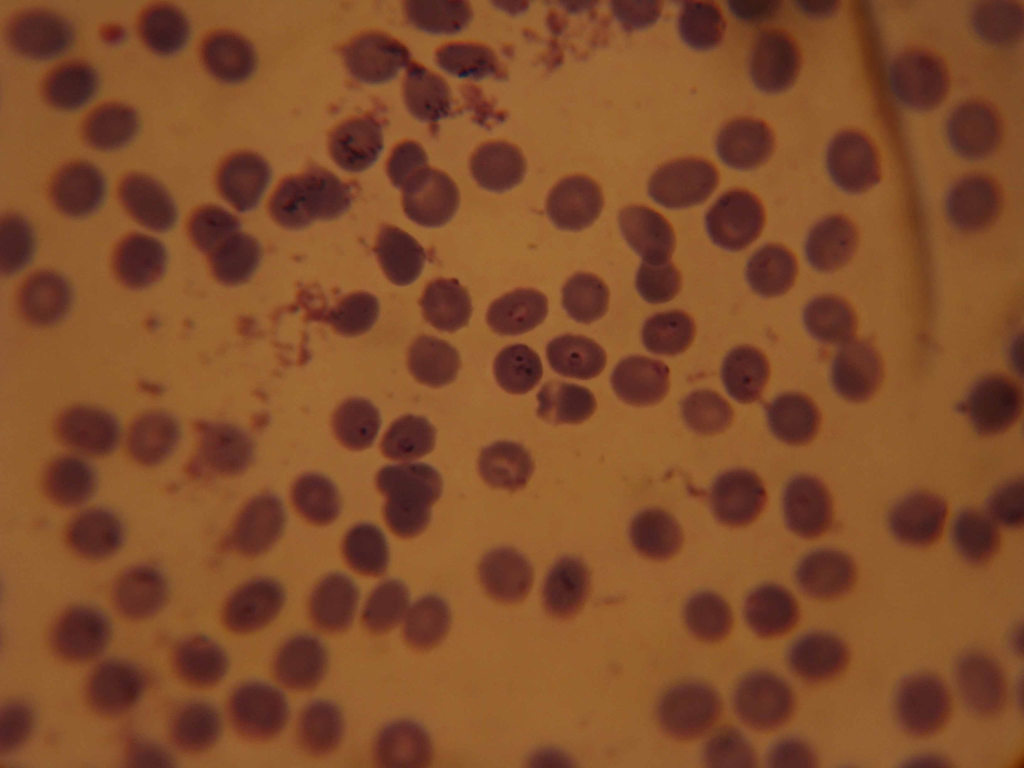
#> input picture source codes/malaria infected rbc/malaria images/30223252_494225391016506_1564046843_o.jpg, 2048 x 1536 px, given in place of BloodImage_00023.jpg, which was not available (shown at 1/2 size)
$ python code0.py   (older library calls are emulated)
#> lines starting #> are read from the running program, lines starting #| are printed output that depends on the picture; after the words box and inside, x2 and y2 are one past the last pixel; in counts of white or black regions, pixels touching at a corner belong together; pictures that were not available may be replaced by others from this repository, and a replacement may not be noted
import cv2
import numpy as np


#best is 00022.jpg

#image: image of blood sample
#image_bw: black and white image of blood sample
image = cv2.imread("../BCCD/JPEGImages/BloodImage_00023.jpg", 1)
#> image is the input picture: shape (1536, 2048, 3); mean B, G, R 42.7, 77.5, 129.7
image_bw = cv2.imread("../BCCD/JPEGImages/BloodImage_00001.jpg", 0)
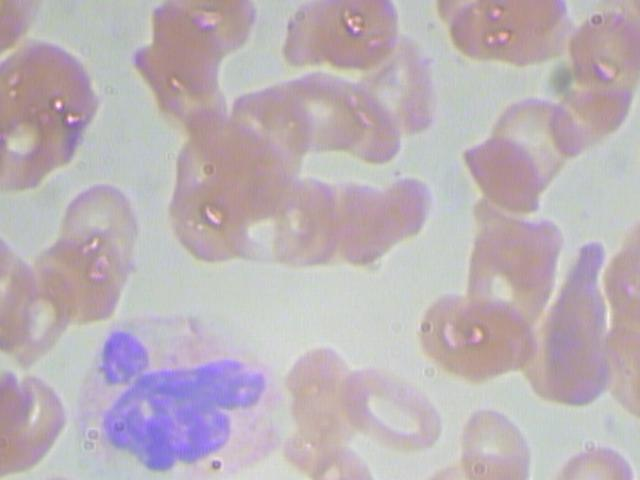
#> input picture source codes/my wbc/BloodImage_00001.jpg, 640 x 480 px, found by its file name
#> image_bw: shape (480, 640); min 117, max 245, mean 181


#Gaussian filter to remove noise
blur = cv2.GaussianBlur(image[:,:,1], (5,5), 0)
#Binarizing the image in black and white region based on intensity decided by otsu
_, otsu =cv2.threshold(blur, 0, 255, cv2.THRESH_BINARY_INV+cv2.THRESH_OTSU)
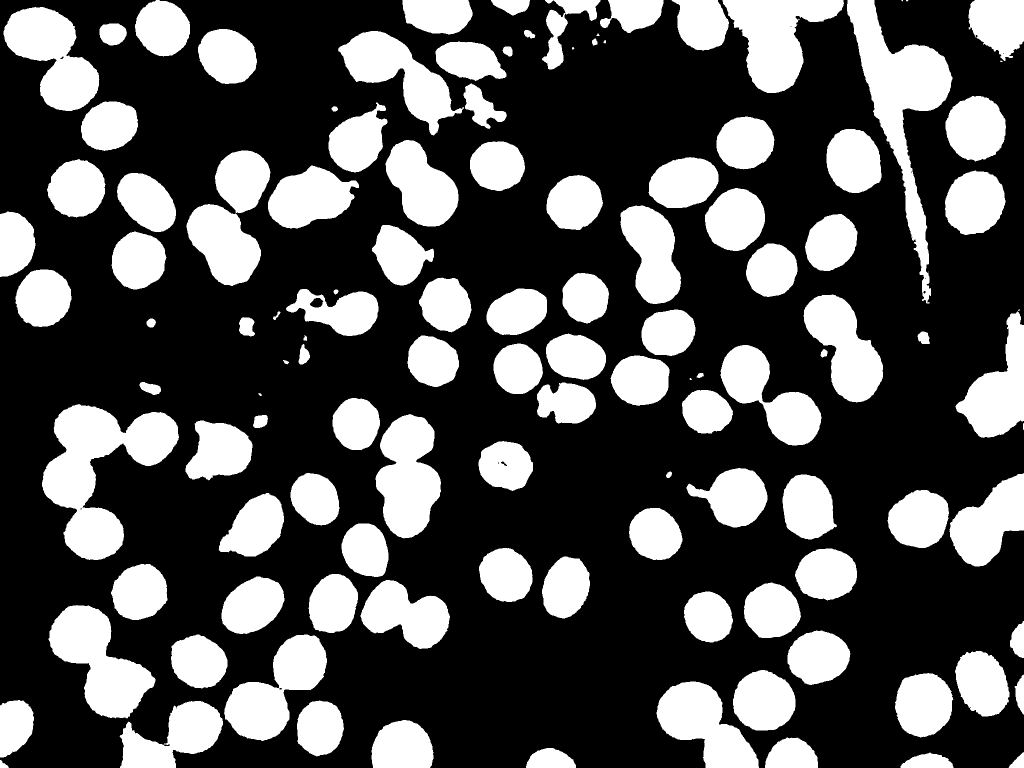
#> otsu: shape (1536, 2048) (shown at 1/2 size); 32% white; 122 white regions (8 under 20 px), largest, box (x1, y1, x2, y2) and area: (84, 808, 358, 1120) 39257, (1694, 0, 1905, 607) 35746, (97, 1210, 311, 1437) 24333

cv2.imshow("otsu", otsu)

#kernel: kernel for erosion
#erosion used to remove or add boundaru to image objects
kernel = np.ones((3,3),np.uint8)
erosion = cv2.erode(otsu,kernel,iterations = 5)
#> erosion: shape (1536, 2048); 24.8% white; 112 white regions (4 under 20 px), largest, box (x1, y1, x2, y2) and area: (1699, 0, 1898, 528) 26669, (90, 815, 352, 1012) 23456, (1451, 0, 1682, 181) 19987


#blue: blue channel
blue = image.copy()
blue[:,:,1]=0
blue[:,:,2]=0
#cv2.imshow("blue", blue)

#green: green channel
green = image.copy()
green[:,:,0]=0
green[:,:,2]=0
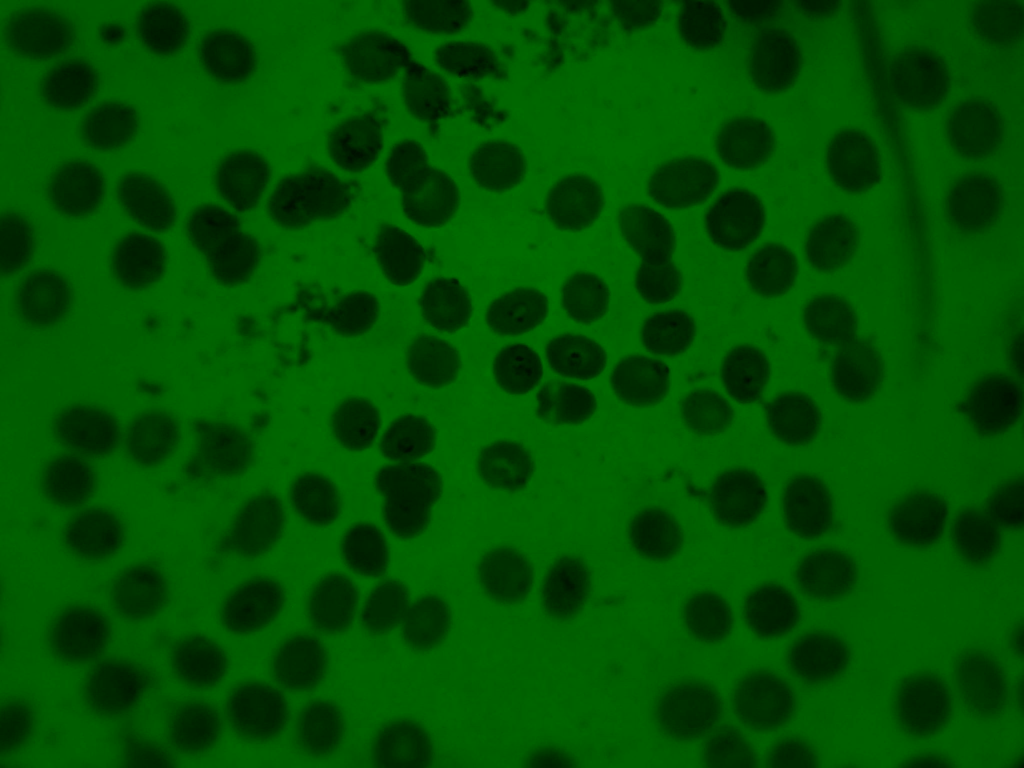
#> green: shape (1536, 2048, 3) (shown at 1/2 size); mean B, G, R 0, 77.5, 0
#cv2.imshow("green", green)

#red: red channel
red = image.copy()
red[:,:,0]=0
red[:,:,1]=0
#cv2.imshow("red", red)


#threshold
ret,thresh1 = cv2.threshold(image,200,255,cv2.THRESH_BINARY)
#> thresh1: shape (1536, 2048, 3); every value is 0
ret,thresh2 = cv2.threshold(image,127,255,cv2.THRESH_BINARY_INV)
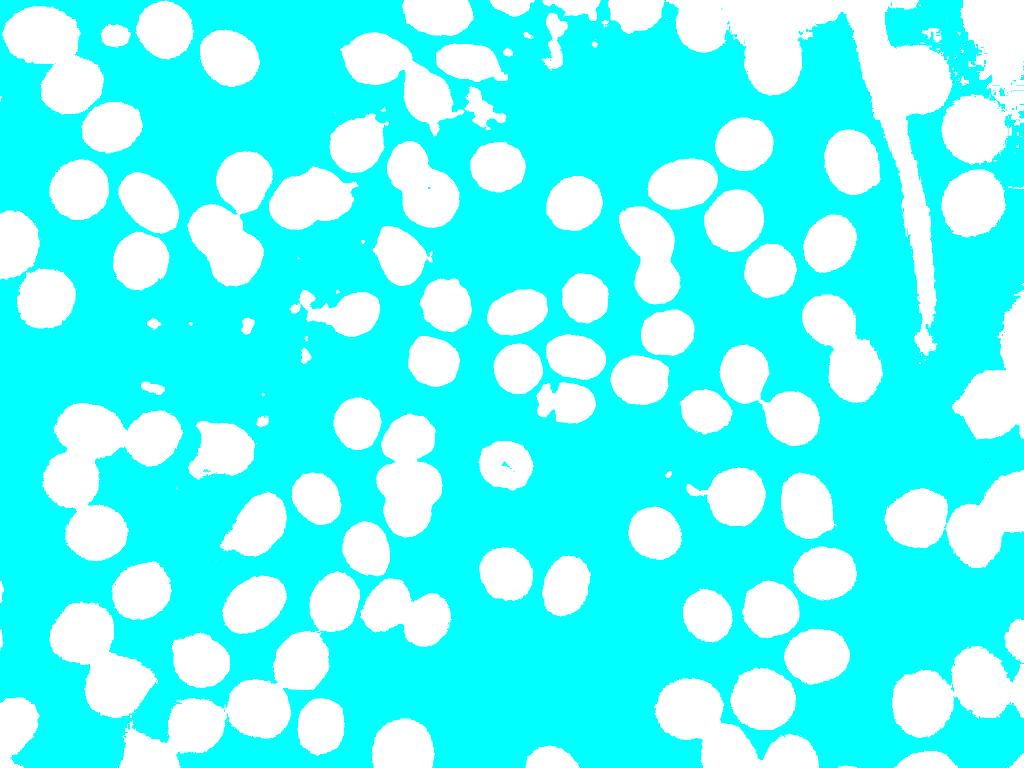
#> thresh2: shape (1536, 2048, 3) (shown at 1/2 size); mean B, G, R 255, 255, 88.3
ret,thresh3 = cv2.threshold(image,127,255,cv2.THRESH_TRUNC)
ret,thresh4 = cv2.threshold(image,127,255,cv2.THRESH_TOZERO)
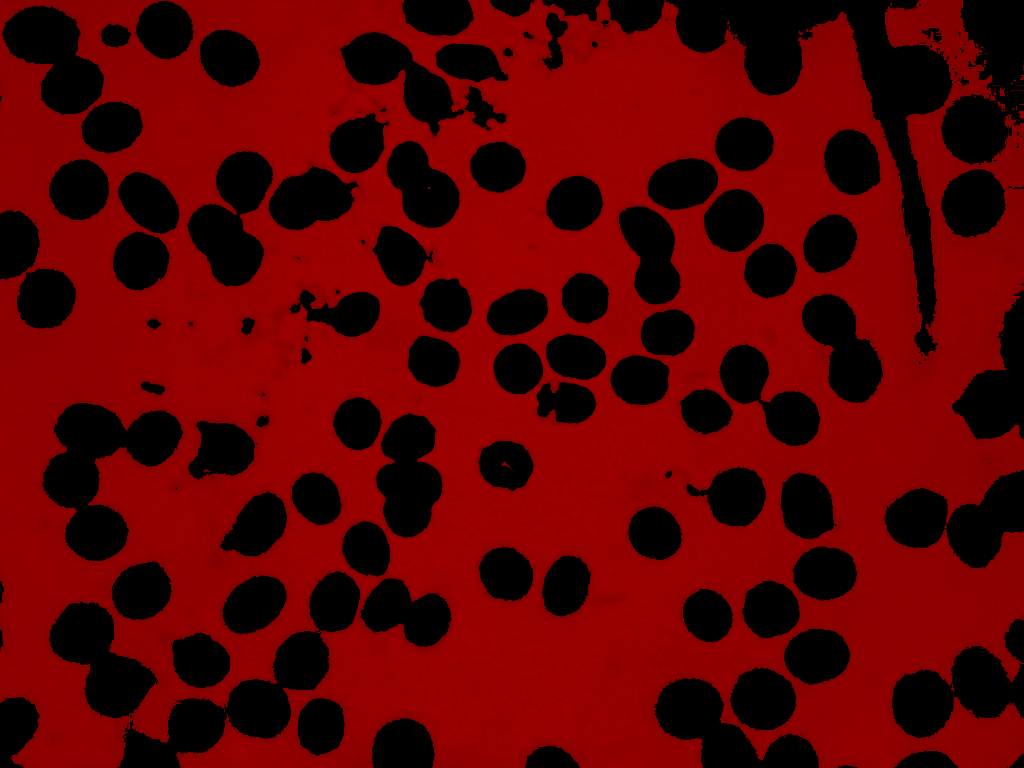
#> thresh4: shape (1536, 2048, 3) (shown at 1/2 size); mean B, G, R 0, 0, 95.3
ret,thresh5 = cv2.threshold(image,127,255,cv2.THRESH_TOZERO_INV)
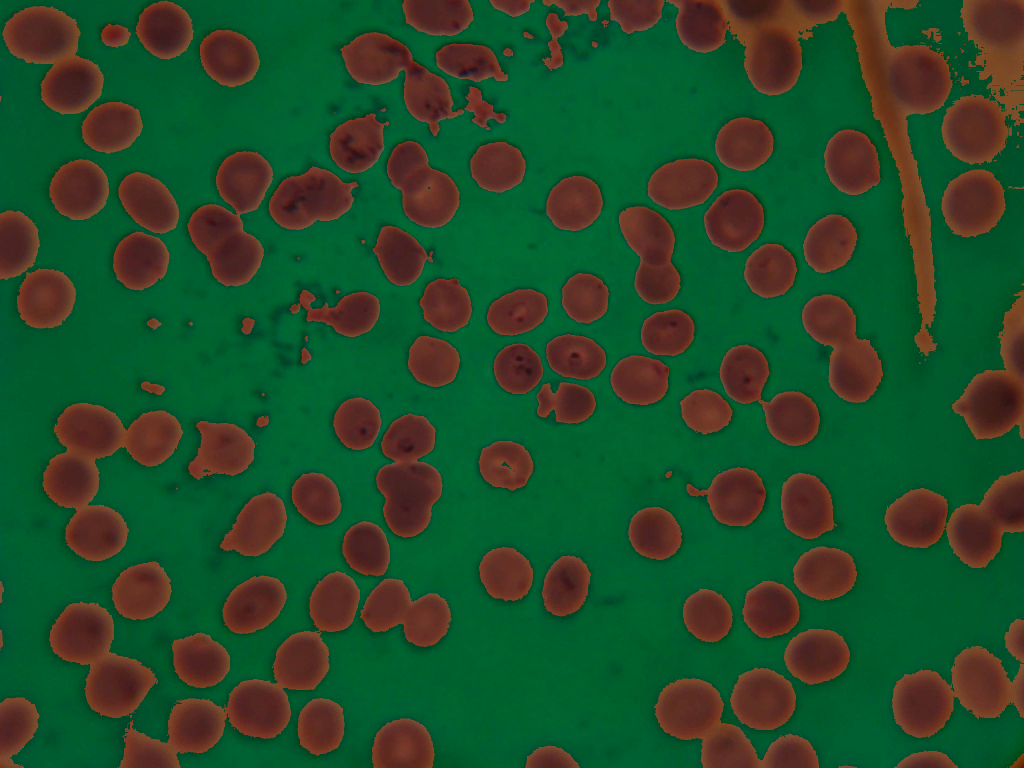
#> thresh5: shape (1536, 2048, 3) (shown at 1/2 size); mean B, G, R 42.7, 77.5, 34.4

thresh1_blue = thresh1.copy()
thresh1_blue[:,:,0]=0
thresh1_blue[:,:,2]=0


################ WBC Detection ##############################################
#Dilation
kernel = np.ones((3,3),np.uint8)
thresh1 = cv2.dilate(thresh1,kernel,iterations = 5)
#Gaussian Blur
thresh1 = cv2.GaussianBlur(thresh1, (5,5), 0)

#extracting blue color
lower = np.array([0,0,0], dtype="uint8")
upper = np.array([255,0,0], dtype="uint8")
mask = cv2.inRange(thresh1, lower, upper)
#> mask: shape (1536, 2048); every value is 255
output = cv2.bitwise_and(thresh1, thresh1, mask = mask)

#erosion and dilation to seperate the boundaries of WBC and filling the sparse blob of WBC
kernel = np.ones((7,7),np.uint8)
output = cv2.erode(output ,kernel,iterations = 5)
output = cv2.dilate(output ,kernel,iterations = 5)
output = cv2.dilate(output ,kernel,iterations = 5)

##Blob detection of the WBC patches
blob_bw = cv2.cvtColor(output, cv2.COLOR_BGR2GRAY)
#> blob_bw: shape (1536, 2048); every value is 0
_, blob_thresh =cv2.threshold(blob_bw,10 , 255, cv2.THRESH_BINARY)
cv2.imshow("blob_thresh", blob_thresh)
params = cv2.SimpleBlobDetector_Params()

# Change thresholds
params.minThreshold = 0
params.maxThreshold = 255
# Filter by Area.
params.filterByArea = False
params.minArea = 0
params.maxArea = 10000
# Filter by Circularity
params.filterByCircularity = False
#params.minCircularity = 0.1
# Filter by Convexity
params.filterByConvexity = False
#params.minConvexity = 0.87
# Filter by Inertia
params.filterByInertia = False
#params.minInertiaRatio = 0.01
params.filterByColor = False
params.blobColor = 255
# Create a detector with the parameters
ver = (cv2.__version__).split('.')
if int(ver[0]) < 3 :
	detector = cv2.SimpleBlobDetector(params)
else :
#> (the run stopped early here; a loop or call above may not have finished)
